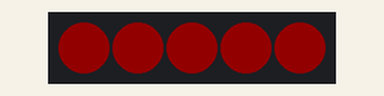
This sketch was run on a simulated Arduino Uno, built with avr-gcc and run on an emulated ATmega328P. Shown: 5 RGB LEDs in strip order, left to right. Dim RGB values are drawn brighter than linear.

Above: at 0.1 s.
At 9.7 s:
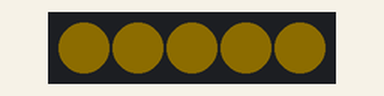
At 18.9 s:
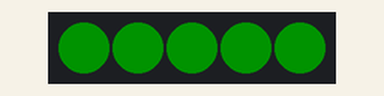
At 25.9 s:
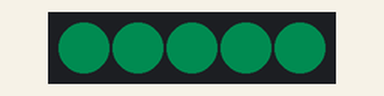
At 31.7 s:
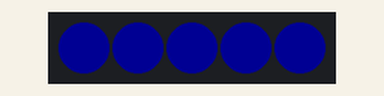
At 38.9 s:
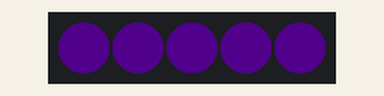
Timing chart, 0 to 40.0 s (numbered marks = the images above):
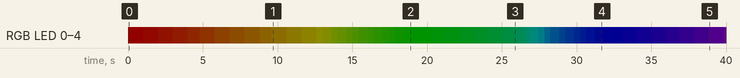

The sketch:

fastled_2.ino
```cpp
#include <FastLED.h>

// 全部led，颜色同步变化

#define LED_PIN 5 // Replace with the pin number you used for DATA connection
#define NUM_LEDS 5 // Replace with the number of LEDs in your strip
#define DELAY_TIME 200 // Delay between LED movements (in milliseconds)
CRGB leds[NUM_LEDS];

uint8_t max_bright = 19;
// led 亮度

void setup() {

  FastLED.addLeds<WS2812B, LED_PIN, GRB>(leds, NUM_LEDS);
  FastLED.setBrightness(max_bright);
}


void loop() {

  static uint8_t hue = 0; // Hue value for color shifting

  // Set all LEDs to the current hue
  for (int i = 0; i < NUM_LEDS; i++) {
    leds[i] = CHSV(hue, 255, 255);
  }

  FastLED.show(); // Update the LED strip
  delay(DELAY_TIME); // Delay between color changes

  // Shift the hue for the next frame
  hue++;
}
```

Measured:
- by itself, RGB LED 0–4: off → RGB(19, 0, 0) at 0.00 s, → RGB(18, 1, 0) 1.0 s later, → RGB(17, 2, 0) 1.0 s later, → RGB(16, 3, 0) 1.0 s later, … (58 changes in this stretch)
